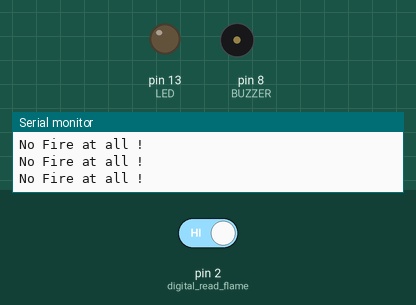
Simulated run of this sketch. Board: Arduino Uno, built with avr-gcc and run on an emulated ATmega328P. Parts: output pins drawn as LEDs (lit = HIGH), buzzer (waves = sounding, pin HIGH), the last lines printed to the serial monitor. The inputs (shaded band) are chosen by the test bench; at power-on: pin 2 (digital_read_flame) HIGH.

Above: at 1.2 s.
1.3 s: pin 2 (digital_read_flame) driven LOW
At 2.5 s:
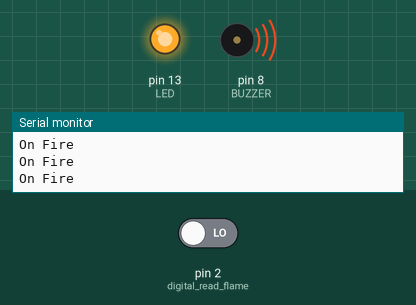
2.8 s: pin 2 (digital_read_flame) driven HIGH
At 3.8 s:
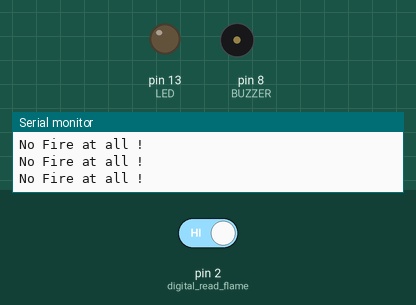
Timing chart, 0 to 5.8 s (numbered marks = the images above; inputs shaded):
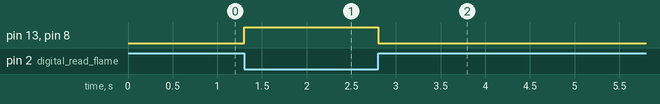

Measured:
- after the input at 1.3 s, pin 13 (LED), pin 8 (BUZZER): LOW → HIGH at once
- after the input at 2.8 s, pin 13 (LED), pin 8 (BUZZER): HIGH → LOW at once

The sketch:

flame_sensor_digital.ino
```cpp
const int digital_read_flame=2;
const int LED=13;
const int BUZZER=8;

int digital_read_value=0;


void setup() {

  Serial.begin(9600);

  // put your setup code here, to run once:
  pinMode(LED,OUTPUT);
  pinMode(BUZZER,OUTPUT);

  pinMode(digital_read_flame,INPUT);
}

void loop() {
  // put your main code here, to run repeatedly:
  digital_read_value=digitalRead(digital_read_flame);

  if(digital_read_value == LOW){
    Serial.println("On Fire");
    digitalWrite(LED,1);
    digitalWrite(BUZZER,1);
    delay(100);
  }else{
    Serial.println("No Fire at all !");
    digitalWrite(LED,0);
    digitalWrite(BUZZER,0);
    delay(100);
  }
}
```
